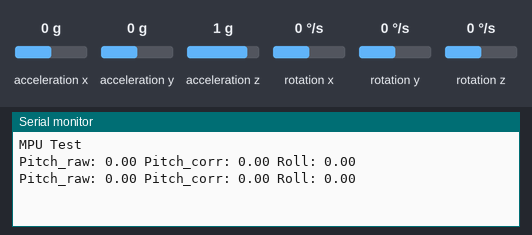
Recording of a sketch running on a simulated Arduino Uno, built with avr-gcc and run on an emulated ATmega328P. On the bench: the last lines printed to the serial monitor. The test bench sets the inputs (shaded band); at power-on: acceleration x 0 g, acceleration y 0 g, acceleration z 1 g, rotation x 0 °/s, rotation y 0 °/s, rotation z 0 °/s.

Above: at 1.2 s.
1.3 s: acceleration x set to -1.4 g
At 2.4 s:
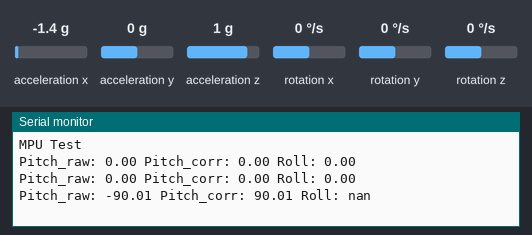
4.5 s: acceleration y set to -1.4 g
At 5.8 s:
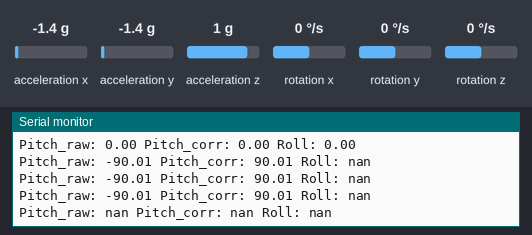
7.5 s: acceleration x set to -0.8 g
At 8.9 s:
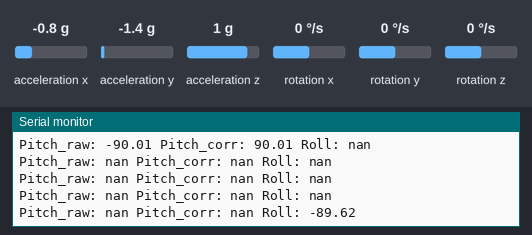
10.5 s: acceleration z set to -1.4 g
At 11.9 s:
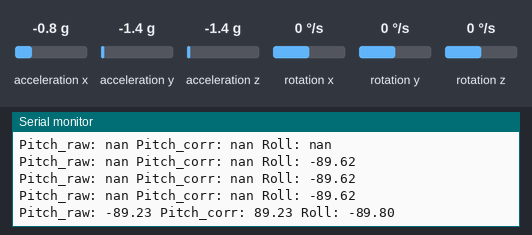

Measured:
- after the input at 1.3 s, the serial monitor: prints a new line after 0.72 s (image 1)
- after the input at 4.5 s, the serial monitor: prints a new line after 0.53 s (image 2)
- after the input at 7.5 s, the serial monitor: prints a new line after 0.54 s (image 3)
- after the input at 10.5 s, the serial monitor: prints a new line after 0.56 s (image 4)

The sketch:

mpuTest.ino
```cpp
#include <Wire.h>
#include <MPU6050.h>

MPU6050 mpu;

void setup() {
  Serial.begin(115200);
  Wire.begin();
  mpu.initialize();
  Serial.println("MPU Test");
}

void loop() {
  int16_t ax, ay, az, gx, gy, gz;
  mpu.getMotion6(&ax,&ay,&az,&gx,&gy,&gz);

  float pitch = atan2(ax, sqrt(ay*ay + az*az)) * 57.3;
  float roll  = atan2(ay, sqrt(ax*ax + az*az)) * 57.3;

  float pitch_corrected = -pitch; // arrow backward
  float roll_corrected = roll;

  Serial.print("Pitch_raw: ");
  Serial.print(pitch);
  Serial.print(" Pitch_corr: ");
  Serial.print(pitch_corrected);
  Serial.print(" Roll: ");
  Serial.println(roll_corrected);

  delay(1000);
}
```
